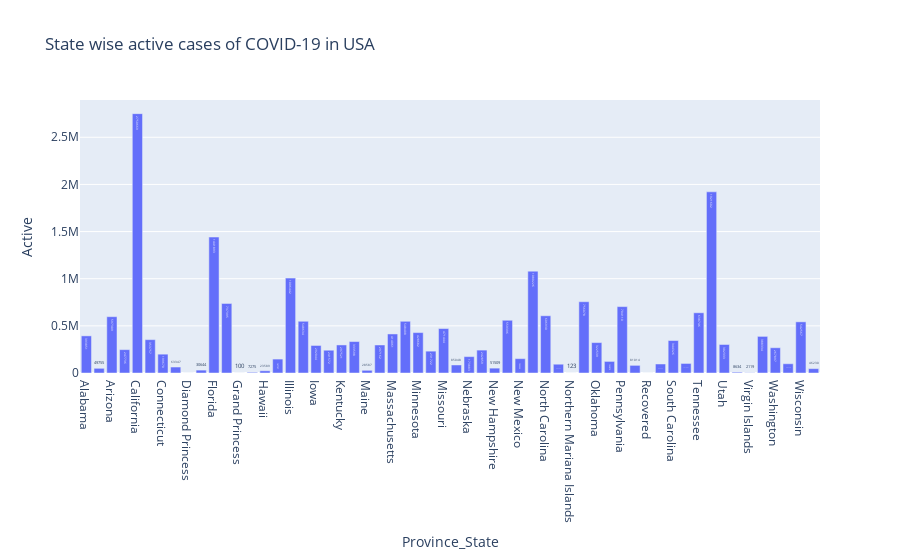

The notebook cell saved with this chart:
### Markdown cell above
### Plot Province/State Wise Active Cases in USA

### Code cell
province_active_px = covid_data[covid_data['Country_Region'] == 'US'].groupby('Province_State', as_index = False)['Active'].sum()

fig2 = px.bar(province_active_px, x='Province_State', y='Active', text='Active', title="State wise active cases of COVID-19 in USA")
fig2.show()

### Figure 1 — Plotly figure (JSON) as saved in the notebook; plotly's stock layout.template omitted (floating-point values rounded to 4 significant figures)
{"data": [{"alignmentgroup": "True", "hovertemplate": "Province_State=%{x}<br>Active=%{text}<extra></extra>", "legendgroup": "", "marker": {"color": "#636efa", "pattern": {"shape": ""}}, "name": "", "offsetgroup": "", "orientation": "v", "showlegend": false, "text": [393851, 49755, 597309, 247736, 2750669, 353757, 199670, 63347, 49, 30644, 1441893, 737395, 100, 7275, 23589, 147707, 1006442, 548634, 292044, 241572, 297521, 333598, 28587, 297162, 414061, 548408, 428682, 231722, 471444, 85048, 173883, 242859, 51509, 559396, 152222, 1080226, 606930, 93206, 123, 756078, 322539, 122873, 704110, 81014, 0, 95552, 344326, 101331, 638746, 1921602, 302333, 8634, 2119, 388334, 267897, 98208, 542567, 46230], "textposition": "auto", "type": "bar", "x": ["Alabama", "Alaska", "Arizona", "Arkansas", "California", "Colorado", "Connecticut", "Delaware", "Diamond Princess", "District of Columbia", "Florida", "Georgia", "Grand Princess", "Guam", "Hawaii", "Idaho", "Illinois", "Indiana", "Iowa", "Kansas", "Kentucky", "Louisiana", "Maine", "Maryland", "Massachusetts", "Michigan", "Minnesota", "Mississippi", "Missouri", "Montana", "Nebraska", "Nevada", "New Hampshire", "New Jersey", "New Mexico", "New York", "North Carolina", "North Dakota", "Northern Mariana Islands", "Ohio", "Oklahoma", "Oregon", "Pennsylvania", "Puerto Rico", "Recovered", "Rhode Island", "South Carolina", "South Dakota", "Tennessee", "Texas", "Utah", "Vermont", "Virgin Islands", "Virginia", "Washington", "West Virginia", "Wisconsin", "Wyoming"], "xaxis": "x", "y": [393851, 49755, 597309, 247736, 2750669, 353757, 199670, 63347, 49, 30644, 1441893, 737395, 100, 7275, 23589, 147707, 1006442, 548634, 292044, 241572, 297521, 333598, 28587, 297162, 414061, 548408, 428682, 231722, 471444, 85048, 173883, 242859, 51509, 559396, 152222, 1080226, 606930, 93206, 123, 756078, 322539, 122873, 704110, 81014, 0, 95552, 344326, 101331, 638746, 1921602, 302333, 8634, 2119, 388334, 267897, 98208, 542567, 46230], "yaxis": "y"}], "layout": {"barmode": "relative", "legend": {"tracegroupgap": 0}, "title": {"text": "State wise active cases of COVID-19 in USA"}, "xaxis": {"anchor": "y", "domain": [0, 1], "title": {"text": "Province_State"}}, "yaxis": {"anchor": "x", "domain": [0, 1], "title": {"text": "Active"}}}}
